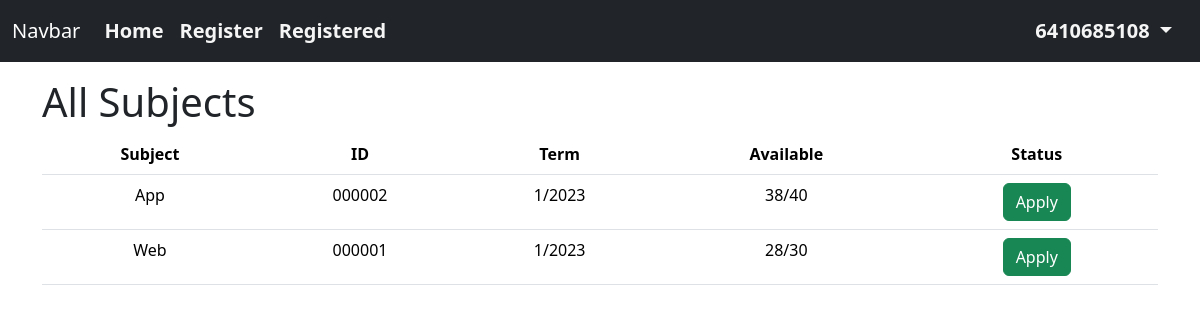
Before: /subjects/ (signed in) with the older database file.
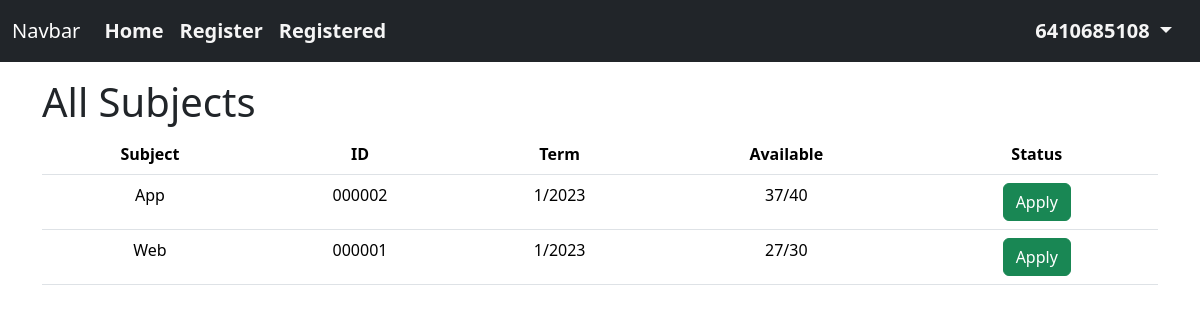
After: the same page with the newer database file.
### users/models.py (models this page shows)
class CustomUser(AbstractUser):
    email = models.EmailField(unique=True)
    RegSubject_set = models.ManyToManyField(to='subjects.subject', through='users.ListRegSubject',related_name='StudentReg_set')
    phone = models.CharField(max_length=10, blank=True, null=True, default='')

### subjects/models.py (models this page shows, shortened)
class subject(models.Model):
    subjectID = models.CharField(max_length=6)
    subjectName = models.CharField(max_length=64)
    term = models.IntegerField(default=0)
    year = models.IntegerField(default=datetime.now().year)
    remaining_class = models.IntegerField()
    max_class = models.IntegerField()
    subjectStatus = models.BooleanField(default=False)

### subjects/views.py (the view)
# urls.py: path('', views.showallsubject, name='allsubject'),
@login_required
def showallsubject(request):
    return render(request, 'subjects/subject.html', {'all_subjects': subject.objects.all()})

### subjects/templates/subjects/subject.html (shortened to what this page needs)
{% extends "subjects/layout.html" %}
{% block body %}
    <h1 class="mt-3">All Subjects</h1>
    <table class="table">
        <thead>
          <tr class="text-center">
            <th scope="col">Subject</th>
            <th scope="col">ID</th>
            <th scope="col">Term</th>
            <th scope="col">Available</th>
            <th scope="col">Status</th>
          </tr>
        </thead>
        <tbody>
    {% for subject in all_subjects %}
        <tr class="text-center">
            <form action="users/register" method="post">
                <td name="subjectName">{{subject.subjectName}}</th>
                <td name="subjectID">{{ subject.subjectID }}</td>
                <td>{{ subject.term }}/{{ subject.year }}</td>
                <td name="available">{{ subject.remaining_class }}/{{ subject.max_class }}</td>
                {% if subject.subjectStatus %}
                    <td><a href="register/{{subject.subjectID}}" class="btn btn-success" onclick="return confirm('Comfirm Register or not.')">Apply</a></td>
                {% else %}
                    <td><a class="btn btn-secondary">Close</a></td>
                {% endif %}
            </form>
        </tr>
    {% empty %}
        <p>No Subjects</p>
    {% endfor %}
{% endblock %}

### subjects/templates/subjects/layout.html (shortened to what this page needs)
{% load static %}
<!DOCTYPE html>
<html lang="en">
<head>
    <link href="https://cdn.jsdelivr.net/npm/bootstrap@5.3.2/dist/css/bootstrap.min.css" rel="stylesheet">
    <link rel="stylesheet" href="{% static 'subjects/sub.css' %}">
</head>
<body>
  <nav class="navbar navbar-expand-lg navbar-dark bg-dark">
    <div class="container-fluid">
      <a class="navbar-brand" href="#">Navbar</a>
      <div class="collapse navbar-collapse" id="navbarSupportedContent">
        <ul class="navbar-nav me-auto mb-2 mb-lg-0">
          <li class="nav-item">
            <a class="nav-link" aria-current="page" href="{% url 'index' %}">Home</a>
          </li>
          <li class="nav-item">
            <a class="nav-link" href="{% url 'allsubject' %}">Register</a>
          </li>
          <li class="nav-item">
            <a class="nav-link" href="{% url 'registed' %}">Registered</a>
          </li>
        </ul>
        {% if user.is_authenticated %}
            <ul class="navbar-nav me-2">
              <li class="nav-item dropdown">
                <a class="nav-link dropdown-toggle" href="#" role="button" data-bs-toggle="dropdown" aria-expanded="false">
                  {{ user.username }}
                </a>
              </li>
            </ul>
          {% endif %}
      </div>
    </div>
  </nav>
  <div class="container">
      {% block body %}
      {% endblock %}
  </div>
</body>
</html>

### subjects/static/subjects/sub.css (style rules this page uses)
.nav-link { font-size: 20px; font-weight: 750; color: whitesmoke; }

Changed rows visible on the page:
changed subject "App": remaining_class "38" → "37"
changed subject "Web": remaining_class "28" → "27"
